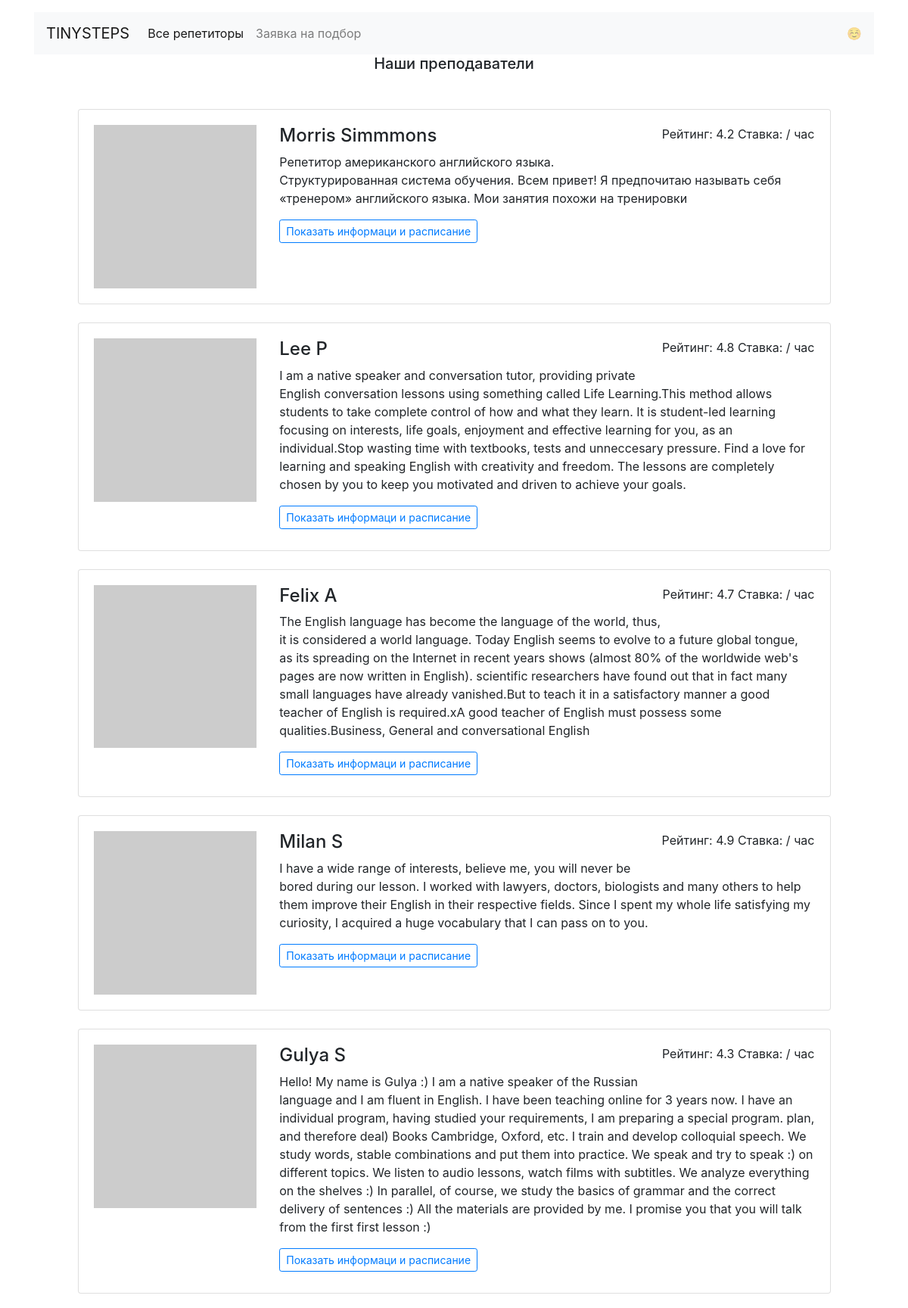
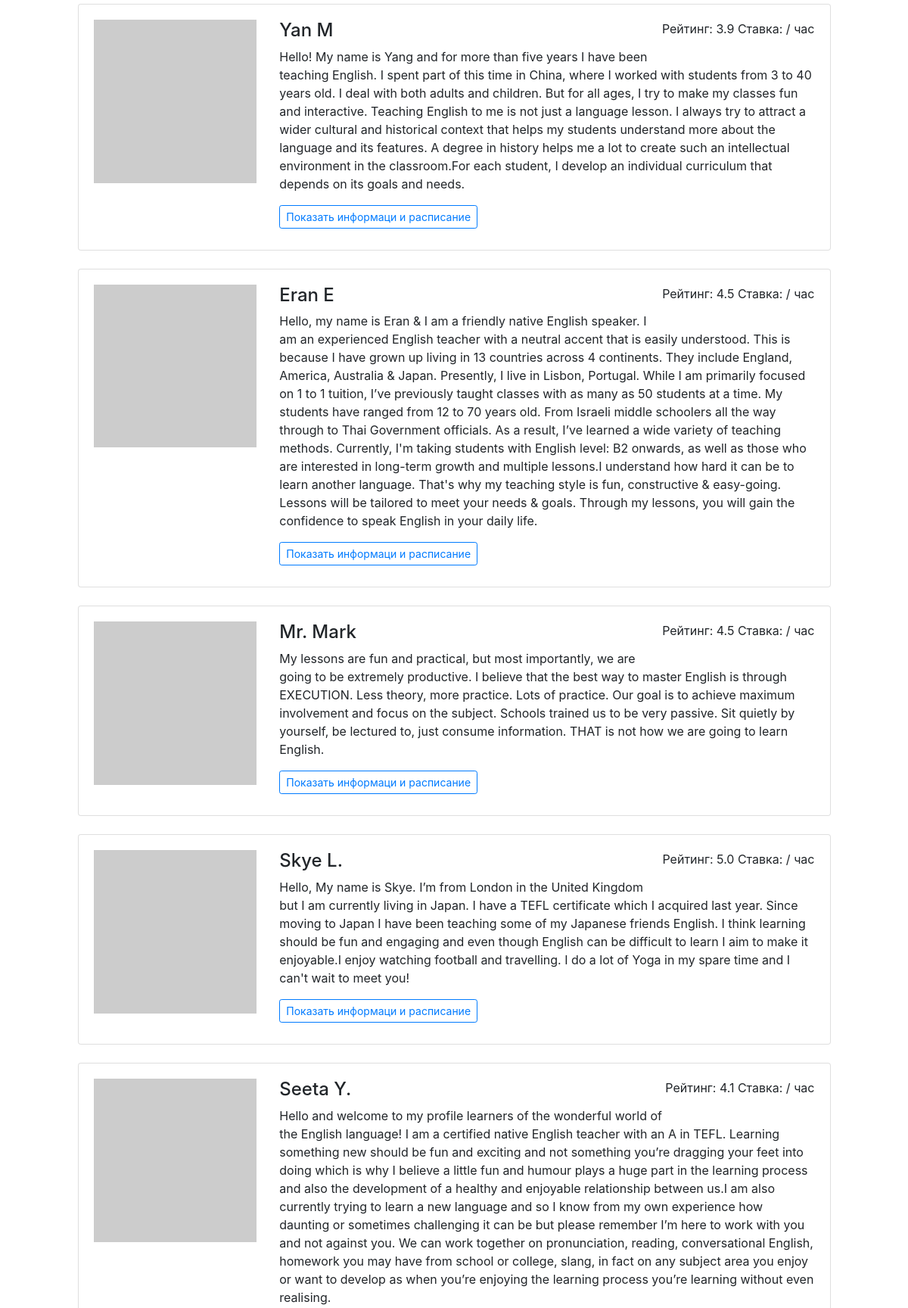
/profiles/ (upper part), run on the app's committed database (2 pictures, top to bottom).
### models.py (models this page shows)
class Teacher(db.Model):
    __tablename__ = "teachers"
    id = db.Column(db.Integer, primary_key = True)
    name = db.Column(db.String)
    about = db.Column(db.String)
    rating = db.Column(db.Float)
    picture = db.Column(db.String)
    goals = db.Column(db.String)
    free = db.Column(db.String)
    lessons = db.relationship("Booking")

### app.py (the view)
@app.route("/profiles/")
def profile_all():
    data = db.session.query(Teacher).all()
    return render_template("all_profiles.html", form = data)

### templates/all_profiles.html
{% extends 'base.html' %}
{% block container %}
    <h2 class="h5 text-center mb-5">Наши преподаватели</h2>
    <div class="row">
      <div class="col-12 col-lg-10 offset-lg-1 m-auto">
        {% for i in form %}
        <div class="card mb-4">
          <div class="card-body">
            <div class="row">
              <div class="col-3"><img src="{{ i.picture }}" class="img-fluid" alt=""></div>
              <div class="col-9">
                <p class="float-right">Рейтинг: {{ i.rating }} Ставка: {{ i.price }} / час</p>
                <h2 class="h4">{{ i.name }}</h2>
                <p>{{ i.about }}</p>
                <a href="/profiles/{{ i.id }}/" class="btn btn-outline-primary btn-sm mr-3 mb-2">Показать информаци и расписание</a>
              </div>
            </div>
          </div>
        </div>
        {% endfor %}
{% endblock %}

### data on the page
Teacher: rating "4.2", name "Morris Simmmons", about "Репетитор американского английского языка. Структурированная система обучения. Всем привет! Я предпочитаю называть себя «тренером» английского языка. Мои занятия похожи на тренировки"
Teacher: rating "4.8", name "Lee P", about "I am a native speaker and conversation tutor, providing private English conversation lessons using something called Life Learning.This method allows students to take complete control of how and what they learn. It is student-led learning focusing on interests, life goals, enjoyment and effective learning for you, as an individual.Stop wasting time with textbooks, tests and unneccesary pressure. Find a love for learning and speaking English with creativity and freedom. The lessons are completely chosen by you to keep you motivated and driven to achieve your goals."
Teacher: rating "4.7", name "Felix A", about "The English language has become the language of the world, thus, it is considered a world language. Today English seems to evolve to a future global tongue, as its spreading on the Internet in recent years shows (almost 80% of the worldwide web's pages are now written in English). scientific researchers have found out that in fact many small languages have already vanished.But to teach it in a satisfactory manner a good teacher of English is required.xA good teacher of English must possess some qualities.Business, General and conversational English"
Teacher: rating "4.9", name "Milan S", about "I have a wide range of interests, believe me, you will never be bored during our lesson. I worked with lawyers, doctors, biologists and many others to help them improve their English in their respective fields. Since I spent my whole life satisfying my curiosity, I acquired a huge vocabulary that I can pass on to you."
Teacher: rating "4.3", name "Gulya S", about "Hello! My name is Gulya :) I am a native speaker of the Russian language and I am fluent in English. I have been teaching online for 3 years now. I have an individual program, having studied your requirements, I am preparing a special program. plan, and therefore deal) Books Cambridge, Oxford, etc. I train and develop colloquial speech. We study words, stable combinations and put them into practice. We speak and try to speak :) on different topics. We listen to audio lessons, watch films with subtitles. We analyze everything on the shelves :) In parallel, of course, we study the basics of grammar and the correct delivery of sentences :) All the materials are provided by me. I promise you…"
Teacher: rating "3.9", name "Yan M", about "Hello! My name is Yang and for more than five years I have been teaching English. I spent part of this time in China, where I worked with students from 3 to 40 years old. I deal with both adults and children. But for all ages, I try to make my classes fun and interactive. Teaching English to me is not just a language lesson. I always try to attract a wider cultural and historical context that helps my students understand more about the language and its features. A degree in history helps me a lot to create such an intellectual environment in the classroom.For each student, I develop an individual curriculum that depends on its goals and needs."
Teacher: rating "4.5", name "Eran E", about "Hello, my name is Eran & I am a friendly native English speaker. I am an experienced English teacher with a neutral accent that is easily understood. This is because I have grown up living in 13 countries across 4 continents. They include England, America, Australia & Japan. Presently, I live in Lisbon, Portugal. While I am primarily focused on 1 to 1 tuition, I’ve previously taught classes with as many as 50 students at a time. My students have ranged from 12 to 70 years old. From Israeli middle schoolers all the way through to Thai Government officials. As a result, I’ve learned a wide variety of teaching methods. Currently, I'm taking students with English level: B2 onwards, as well as…"
Teacher: rating "4.5", name "Mr. Mark", about "My lessons are fun and practical, but most importantly, we are going to be extremely productive. I believe that the best way to master English is through EXECUTION. Less theory, more practice. Lots of practice. Our goal is to achieve maximum involvement and focus on the subject. Schools trained us to be very passive. Sit quietly by yourself, be lectured to, just consume information. THAT is not how we are going to learn English."
Teacher: rating "5.0", name "Skye L.", about "Hello, My name is Skye. I’m from London in the United Kingdom but I am currently living in Japan. I have a TEFL certificate which I acquired last year. Since moving to Japan I have been teaching some of my Japanese friends English. I think learning should be fun and engaging and even though English can be difficult to learn I aim to make it enjoyable.I enjoy watching football and travelling. I do a lot of Yoga in my spare time and I can't wait to meet you!"
Teacher: rating "4.1", name "Seeta Y.", about "Hello and welcome to my profile learners of the wonderful world of the English language! I am a certified native English teacher with an A in TEFL. Learning something new should be fun and exciting and not something you’re dragging your feet into doing which is why I believe a little fun and humour plays a huge part in the learning process and also the development of a healthy and enjoyable relationship between us.I am also currently trying to learn a new language and so I know from my own experience how daunting or sometimes challenging it can be but please remember I’m here to work with you and not against you. We can work together on pronunciation, reading, conversational English,…"
